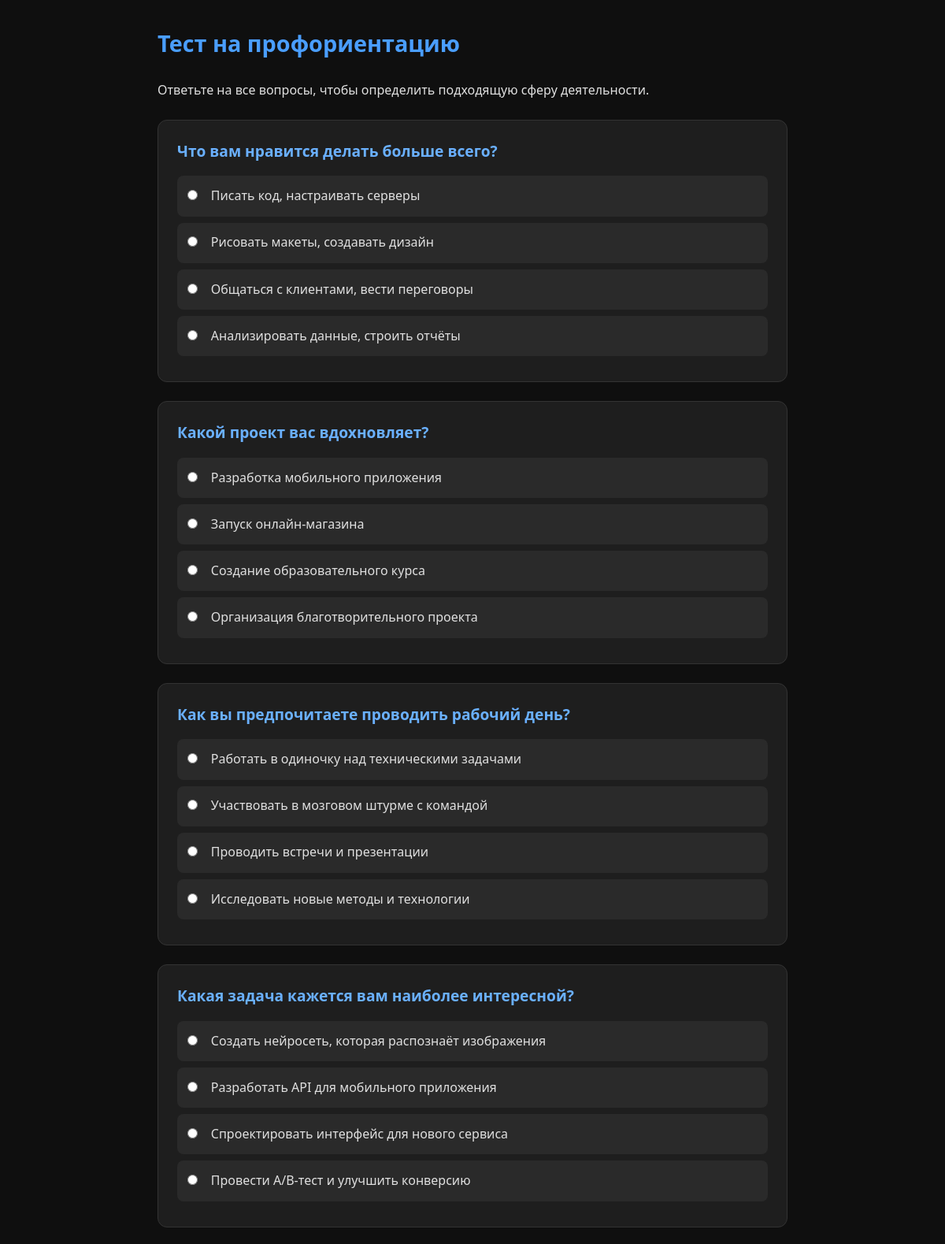
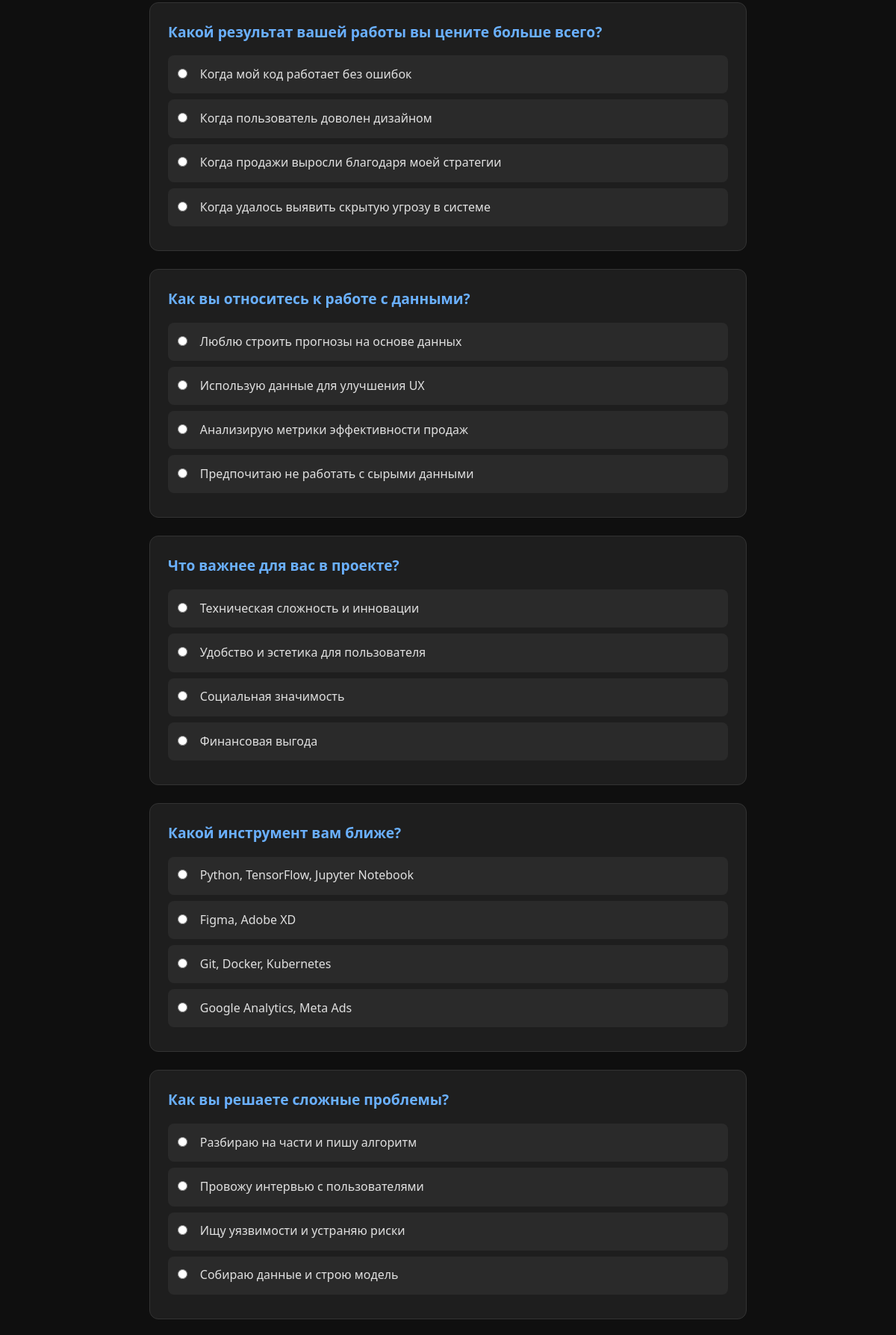
Page /src/pages/test/test.php (signed in, upper part) on the committed database (2 pictures, top to bottom).
### tables this page shows
CREATE TABLE `career_test_questions` (
  `id` int NOT NULL,
  `question_text` text NOT NULL,
  `order_num` int NOT NULL DEFAULT '0'
);

CREATE TABLE `career_test_options` (
  `id` int NOT NULL,
  `question_id` int NOT NULL,
  `option_text` varchar(255) NOT NULL,
  `direction_hint` varchar(100) NOT NULL
);

### src/pages/test/test.php (the view, shortened to what this page needs)
<?php
$host = 'localhost';
$dbname = 'working';
$username = 'root';
$password = 'root';
try {
    $pdo = new PDO("mysql:host=$host;dbname=$dbname;charset=utf8", $username, $password);
    $pdo->setAttribute(PDO::ATTR_ERRMODE, PDO::ERRMODE_EXCEPTION);
} catch (PDOException $e) {
    die("Ошибка подключения к БД: " . htmlspecialchars($e->getMessage(), ENT_QUOTES, 'UTF-8'));
}
$result_direction = null;
$questions = [];
if (!$result_direction) {
    $stmt = $pdo->query("SELECT * FROM career_test_questions ORDER BY order_num, id");
    $questions_raw = $stmt->fetchAll(PDO::FETCH_ASSOC);
    foreach ($questions_raw as $q) {
        $stmt = $pdo->prepare("SELECT * FROM career_test_options WHERE question_id = ? ORDER BY id");
        $stmt->execute([$q['id']]);
        $options = $stmt->fetchAll(PDO::FETCH_ASSOC);
        $questions[] = ['id' => $q['id'], 'question_text' => $q['question_text'], 'options' => $options];
    }
}
?>
<!DOCTYPE html>
<html lang="ru">
<head>
</head>
<body>
    <div class="container">
        <?php if ($result_direction): ?>
            <div class="result-box">
                <h2>🎯 Ваше профессиональное направление:</h2>
                <p><?= htmlspecialchars($result_direction) ?></p>
                <p>Направление автоматически сохранено в вашем профиле!</p>
                <a href="../profile/profile.php" class="btn" style="background:#8a6bff; text-decoration:none; display: inline-block;">Перейти в профиль</a>
                <br><br>
                <a href="test.php" class="back-link">Пройти тест ещё раз</a>
            </div>
        <?php else: ?>
            <h1>Тест на профориентацию</h1>
            <p>Ответьте на все вопросы, чтобы определить подходящую сферу деятельности.</p>
            <form method="POST">
                <?php if (empty($questions)): ?>
                    <p style="color: #ff6b6b;">Тест пока не настроен. Обратитесь к администратору.</p>
                <?php else: ?>
                    <?php foreach ($questions as $q): ?>
                        <div class="question">
                            <h3><?= htmlspecialchars($q['question_text']) ?></h3>
                            <?php foreach ($q['options'] as $opt): ?>
                                <label class="option">
                                    <input type="radio" name="answer[<?= (int)$q['id'] ?>]" value="<?= (int)$opt['id'] ?>" required>
                                    <?= htmlspecialchars($opt['option_text']) ?>
                                </label>
                            <?php endforeach; ?>
                        </div>
                    <?php endforeach; ?>
                <?php endif; ?>
            </form>
        <?php endif; ?>
    </div>
</body>
</html>

### src/pages/test/test.php (style rules this page uses)
* { margin: 0; padding: 0; box-sizing: border-box; font-family: 'Segoe UI', system-ui, sans-serif; }
body { background: #0f0f0f; color: #e0e0e0; padding: 2rem; line-height: 1.6; }
.container { max-width: 800px; margin: 0 auto; }
h1 { color: #4a9eff; margin-bottom: 1.5rem; font-size: 1.8rem; }
.question { background: #1e1e1e; padding: 1.5rem; margin: 1.5rem 0; border-radius: 12px; border: 1px solid #333; }
.question h3 { color: #6ab0ff; margin-bottom: 1rem; font-size: 1.2rem; }
.option { display: block; padding: 0.8rem; margin: 0.5rem 0; background: #2a2a2a; border-radius: 8px; cursor: pointer; transition: background 0.2s; }
.option input { margin-right: 0.8rem; accent-color: #4a6cf7; }

### rows in the picture
career_test_questions: question_text "Что вам нравится делать больше всего?"
career_test_options: option_text "Писать код, настраивать серверы"
career_test_options: option_text "Рисовать макеты, создавать дизайн"
career_test_options: option_text "Общаться с клиентами, вести переговоры"
career_test_options: option_text "Анализировать данные, строить отчёты"
career_test_questions: question_text "Какой проект вас вдохновляет?"
career_test_options: option_text "Разработка мобильного приложения"
career_test_options: option_text "Запуск онлайн-магазина"
career_test_options: option_text "Создание образовательного курса"
career_test_options: option_text "Организация благотворительного проекта"
career_test_questions: question_text "Как вы предпочитаете проводить рабочий день?"
career_test_options: option_text "Работать в одиночку над техническими задачами"
career_test_options: option_text "Участвовать в мозговом штурме с командой"
career_test_options: option_text "Проводить встречи и презентации"
career_test_options: option_text "Исследовать новые методы и технологии"
career_test_questions: question_text "Какая задача кажется вам наиболее интересной?"
career_test_options: option_text "Создать нейросеть, которая распознаёт изображения"
career_test_options: option_text "Разработать API для мобильного приложения"
career_test_options: option_text "Спроектировать интерфейс для нового сервиса"
career_test_options: option_text "Провести A/B-тест и улучшить конверсию"
career_test_questions: question_text "Какой результат вашей работы вы цените больше всего?"
career_test_options: option_text "Когда мой код работает без ошибок"
career_test_options: option_text "Когда пользователь доволен дизайном"
career_test_options: option_text "Когда продажи выросли благодаря моей стратегии"
career_test_options: option_text "Когда удалось выявить скрытую угрозу в системе"
career_test_questions: question_text "Как вы относитесь к работе с данными?"
career_test_options: option_text "Люблю строить прогнозы на основе данных"
career_test_options: option_text "Использую данные для улучшения UX"
career_test_options: option_text "Анализирую метрики эффективности продаж"
career_test_options: option_text "Предпочитаю не работать с сырыми данными"
career_test_questions: question_text "Что важнее для вас в проекте?"
career_test_options: option_text "Техническая сложность и инновации"
career_test_options: option_text "Удобство и эстетика для пользователя"
career_test_options: option_text "Социальная значимость"
career_test_options: option_text "Финансовая выгода"
career_test_questions: question_text "Какой инструмент вам ближе?"
career_test_options: option_text "Python, TensorFlow, Jupyter Notebook"
career_test_options: option_text "Figma, Adobe XD"
career_test_options: option_text "Git, Docker, Kubernetes"
career_test_options: option_text "Google Analytics, Meta Ads"
career_test_questions: question_text "Как вы решаете сложные проблемы?"
career_test_options: option_text "Разбираю на части и пишу алгоритм"
career_test_options: option_text "Провожу интервью с пользователями"
career_test_options: option_text "Ищу уязвимости и устраняю риски"
career_test_options: option_text "Собираю данные и строю модель"
